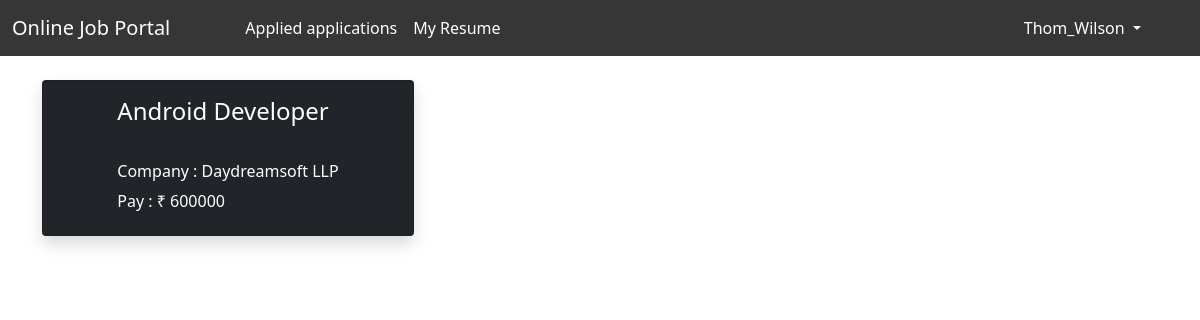
Screenshot of /applied_jobs/ (signed in) with the database file from the repository.
### app/models.py (models this page shows, shortened)
class Jobseeker(AbstractUser):
    phone_number = models.CharField(max_length=10, null=True, blank=True)
    is_verified = models.BooleanField(default=False)
    def __str__(self):
        return str(self.first_name)+"_"+str(self.last_name)+" : "+str(self.email)

class Application(models.Model):
    job = models.ForeignKey(Jobs, on_delete=models.SET_NULL, null=True)
    jobseeker = models.ForeignKey(Jobseeker, on_delete=models.SET_NULL, null=True)
    desc = models.CharField(max_length=1000)
    approve = models.BooleanField(default=False)
    file = models.FileField(upload_to="applicant/cv/", validators=[FileExtensionValidator(['pdf'])])

class Jobs(models.Model):
    jobname = models.CharField(max_length=100)
    company = models.CharField(max_length=100)
    description = models.CharField(max_length=100)
    pay = models.CharField(max_length=100)
    address = models.CharField(max_length=200)
    application_start_date = models.DateField(null=True)
    application_end_date = models.DateField(null=True)
    def __str__(self):
        return self.jobname

### app/views.py (the view)
# urls.py: path("applied_jobs/", views.applied_jobs, name="applied_jobs"),
def applied_jobs(request):
    applied_jobs = Application.objects.all()
    return render(request, "applied_jobs.html",{'applied_jobs':applied_jobs})

### app/templates/applied_jobs.html (shortened to what this page needs)
{% extends 'base.html' %}
{% load static %}
{% block body %}
<div class="container mt-2 mb-3">
  <div class="col">
{% for application in applied_jobs %}
{% if application.jobseeker == request.user  %}
    <div class="col-lg-4 my-4">
      <div class="card shadow bg-dark align-items-center" style="width: auto; height: auto;">
        <div class="card-body">
          <h4 class="card-title" style="color:White;" >{{application.job}}</h4>
          <hr>
          <h6 style="display: inline-block; float: center; color:White;">Company : {{application.job.company}}</h6><br>
          <h6 style="display: inline-block; float: center; color:White;">Pay : ₹ {{application.job.pay}}</h6>
        </div>
      </div>
    </div>
    {% endif %}
{% endfor %}
  </div>
</div>
{% endblock %}

### app/templates/base.html (shortened to what this page needs)
<!doctype html>
<html lang="en">
<head>
    <link href="https://cdn.jsdelivr.net/npm/sweetalert2@11.7.0/dist/sweetalert2.min.css" rel="stylesheet"></link>
    <link href="https://cdn.jsdelivr.net/npm/bootstrap@5.0.2/dist/css/bootstrap.min.css" rel="stylesheet"
>
    <link rel="stylesheet" href="https://cdnjs.cloudflare.com/ajax/libs/font-awesome/4.7.0/css/font-awesome.min.css">
</head>
<body>
    <nav class="navbar navbar-expand-lg navbar-dark sticky-top">
        <div class="container-fluid">
            <a class="navbar-brand" href="/">Online Job Portal</a>
            <div class="collapse navbar-collapse" id="navbarSupportedContent">
                <div class="container w-75">
                <ul class="navbar-nav me-auto mb-2 mb-lg-0">
                    {% if request.user.is_authenticated %}
                    <li class="nav-item">
                        <a class="nav-link active" aria-current="page" href="/applied_jobs/">Applied applications</a>
                    </li>
                    <li class="nav-item">
                        <a class="nav-link active" aria-current="page" href="/resume/">My Resume</a>
                    </li>
                    {% endif %}
                </ul>
                </div>
                <ul class="navbar-nav me-auto mb-2 mb-lg-0">
                <li class="nav-item dropdown" >
                    <a class="nav-link dropdown-toggle" role="button" style="color:White;" data-bs-toggle="dropdown" aria-expanded="false">
                        {% if request.user.is_authenticated %}
                        {{request.user.username}}
                        {% else %}
                        login
                        {% endif %}
                    </a>
                  </li>
            </ul>
            </div>
        </div>
    </nav>
    {% block body %}
    {% endblock %}
</body>
</html>

### rows the page displays
Jobseeker: user.username "Thom_Wilson"
Application: job "Android Developer", job.company "Daydreamsoft LLP", job.pay "600000"
